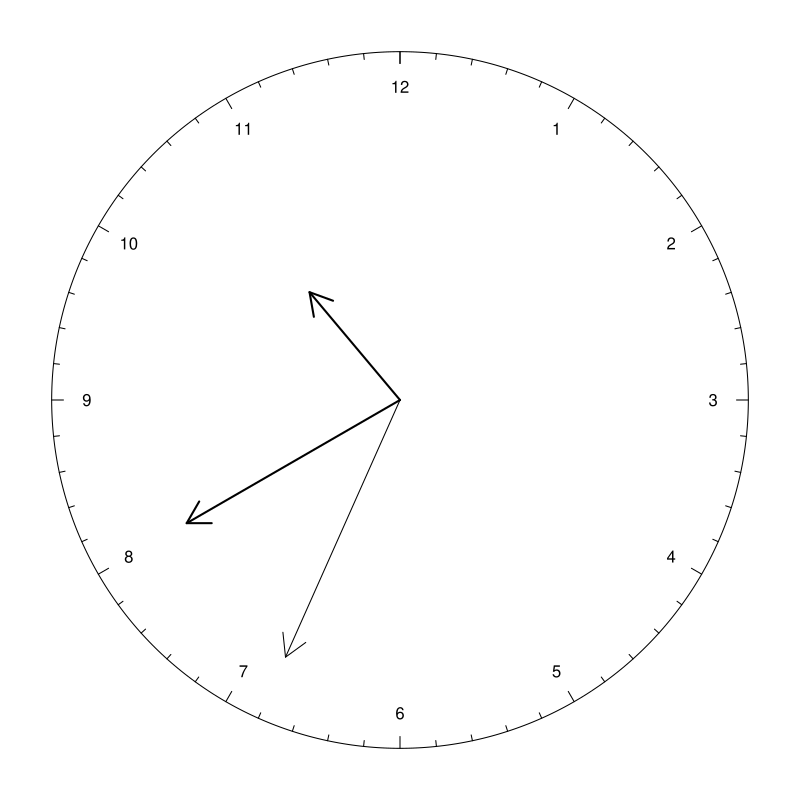

Recreate this plot in R.
library(circlize)

factors = letters[1]

circos.par("gap.degree" = 0, "cell.padding" = c(0, 0, 0, 0), "start.degree" = 90)
circos.initialize(factors = factors, xlim = c(0, 12))
circos.trackPlotRegion(factors = factors, ylim = c(0, 1), bg.border = NA)
circos.axis(sector.index = "a", major.at = 0:12, labels = "",
    direction = "inside", major.tick.length = mm_y(3))
circos.text(1:12, rep(0.5, 12), 1:12, facing = "downward")
     
current.time = as.POSIXlt(Sys.time())
sec = ceiling(current.time$sec)
min = current.time$min
hour = current.time$hour
     
sec.degree = 90 - sec/60 * 360
arrows(0, 0, cos(sec.degree/180*pi)*0.8, sin(sec.degree/180*pi)*0.8)
     
min.degree = 90 - min/60 * 360
arrows(0, 0, cos(min.degree/180*pi)*0.7, sin(min.degree/180*pi)*0.7,
         lwd = 2)   
     
hour.degree = 90 - hour/12 * 360 - min/60 * 360/12
arrows(0, 0, cos(hour.degree/180*pi)*0.4, sin(hour.degree/180*pi)*0.4, lwd = 2)
     
circos.clear()

#===========================================
#        real time clock
#=========================================== 

if(0) {
factors = letters[1]

circos.par("gap.degree" = 0, "cell.padding" = c(0, 0, 0, 0), "start.degree" = 90)
circos.initialize(factors = factors, xlim = c(0, 12))
circos.trackPlotRegion(factors = factors, ylim = c(0, 1), bg.border = NA)
circos.axis(sector.index = "a", major.at = 0:12, labels = "",
    direction = "inside", major.tick.length = mm_y(3))
circos.text(1:12, rep(0.5, 12), 1:12, facing = "downward")

while(1) {
    current.time = as.POSIXlt(Sys.time())
    sec = ceiling(current.time$sec)
    min = current.time$min
    hour = current.time$hour
	
	# erase the clock hands
    draw.sector(rou1 = 0.8, border = "white", col = "white")

    sec.degree = 90 - sec/60 * 360
    arrows(0, 0, cos(sec.degree/180*pi)*0.8, sin(sec.degree/180*pi)*0.8)

    min.degree = 90 - min/60 * 360
    arrows(0, 0, cos(min.degree/180*pi)*0.7, sin(min.degree/180*pi)*0.7, lwd = 2)   

    hour.degree = 90 - hour/12 * 360 - min/60 * 360/12
    arrows(0, 0, cos(hour.degree/180*pi)*0.4, sin(hour.degree/180*pi)*0.4, lwd = 2)

    
    Sys.sleep(1)
}
circos.clear()

}
